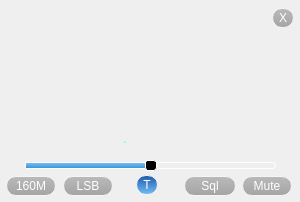
<?xml version="1.0" encoding="UTF-8"?>
<ui version="4.0">
 <class>S_MeterClass</class>
 <widget class="QWidget" name="S_MeterClass">
  <property name="geometry">
   <rect>
    <x>0</x>
    <y>0</y>
    <width>300</width>
    <height>202</height>
   </rect>
  </property>
  <property name="minimumSize">
   <size>
    <width>300</width>
    <height>0</height>
   </size>
  </property>
  <property name="maximumSize">
   <size>
    <width>300</width>
    <height>400</height>
   </size>
  </property>
  <property name="windowTitle">
   <string>S_Meter</string>
  </property>
  <widget class="QLabel" name="label">
   <property name="geometry">
    <rect>
     <x>0</x>
     <y>-4</y>
     <width>300</width>
     <height>211</height>
    </rect>
   </property>
   <property name="text">
    <string/>
   </property>
   <property name="pixmap">
    <pixmap resource="../images.qrc">:/images/S-Meter.png</pixmap>
   </property>
  </widget>
  <widget class="QPushButton" name="pbSql">
   <property name="geometry">
    <rect>
     <x>184</x>
     <y>176</y>
     <width>52</width>
     <height>20</height>
    </rect>
   </property>
   <property name="minimumSize">
    <size>
     <width>0</width>
     <height>0</height>
    </size>
   </property>
   <property name="maximumSize">
    <size>
     <width>55</width>
     <height>20</height>
    </size>
   </property>
   <property name="styleSheet">
    <string notr="true"> QPushButton {
     border: 1px solid #5c5c5c;
	border-color: rgb(245, 245, 245);
     border-radius: 10px;
     background-color: qlineargradient(x1: 0, y1: 0, x2: 0, y2: 1,  stop: 0  rgba(104, 104, 104, 100) , stop: 1  rgba(49, 49, 49, 100) );	
	color: rgb(255, 255, 255);
 }

 QPushButton:hover {
    background-color: qlineargradient(x1: 0, y1: 0, x2: 0, y2: 1,  stop: 0 #75BDF2, stop: 1 #3796DA);
 }

 QPushButton:pressed {
    background-color: qlineargradient(x1: 0, y1: 0, x2: 0, y2: 1,  stop: 0 #1D5AAD, stop: 1 #75BDF2);
 }

QPushButton::checked {
  background-color: qlineargradient(x1: 0, y1: 0, x2: 0, y2: 1,  stop: 0 #1D5AAD, stop: 1 #75BDF2);
}</string>
   </property>
   <property name="text">
    <string>Sql</string>
   </property>
   <property name="checkable">
    <bool>true</bool>
   </property>
  </widget>
  <widget class="QPushButton" name="pbMute">
   <property name="geometry">
    <rect>
     <x>242</x>
     <y>176</y>
     <width>50</width>
     <height>20</height>
    </rect>
   </property>
   <property name="minimumSize">
    <size>
     <width>0</width>
     <height>0</height>
    </size>
   </property>
   <property name="maximumSize">
    <size>
     <width>50</width>
     <height>20</height>
    </size>
   </property>
   <property name="styleSheet">
    <string notr="true"> QPushButton {
     border: 1px solid #5c5c5c;
	border-color: rgb(245, 245, 245);
     border-radius: 10px;
     background-color: qlineargradient(x1: 0, y1: 0, x2: 0, y2: 1,  stop: 0  rgba(104, 104, 104, 100) , stop: 1  rgba(49, 49, 49, 100) );	
	color: rgb(255, 255, 255);
 }

 QPushButton:hover {
    background-color: qlineargradient(x1: 0, y1: 0, x2: 0, y2: 1,  stop: 0 #75BDF2, stop: 1 #3796DA);
 }

 QPushButton:pressed {
    background-color: qlineargradient(x1: 0, y1: 0, x2: 0, y2: 1,  stop: 0 #1D5AAD, stop: 1 #75BDF2);
 }

QPushButton::checked {
  background-color: qlineargradient(x1: 0, y1: 0, x2: 0, y2: 1,  stop: 0 #1D5AAD, stop: 1 #75BDF2);
}</string>
   </property>
   <property name="text">
    <string>Mute</string>
   </property>
   <property name="checkable">
    <bool>true</bool>
   </property>
  </widget>
  <widget class="QPushButton" name="pbMode">
   <property name="geometry">
    <rect>
     <x>63</x>
     <y>176</y>
     <width>50</width>
     <height>20</height>
    </rect>
   </property>
   <property name="minimumSize">
    <size>
     <width>0</width>
     <height>20</height>
    </size>
   </property>
   <property name="maximumSize">
    <size>
     <width>50</width>
     <height>20</height>
    </size>
   </property>
   <property name="styleSheet">
    <string notr="true"> QPushButton {
     border: 1px solid #5c5c5c;
	border-color: rgb(245, 245, 245);
     border-radius: 10px;
    background-color: qlineargradient(x1: 0, y1: 0, x2: 0, y2: 1,  stop: 0  rgba(104, 104, 104, 100) , stop: 1  rgba(49, 49, 49, 100) );	
	color: rgb(255, 255, 255);
 }

 QPushButton:hover {
    background-color: qlineargradient(x1: 0, y1: 0, x2: 0, y2: 1,  stop: 0 #75BDF2, stop: 1 #3796DA);
 }

 QPushButton:pressed {
    background-color: qlineargradient(x1: 0, y1: 0, x2: 0, y2: 1,  stop: 0 #1D5AAD, stop: 1 #75BDF2);
 }

QPushButton::checked {
  background-color: qlineargradient(x1: 0, y1: 0, x2: 0, y2: 1,  stop: 0 #1D5AAD, stop: 1 #75BDF2);
}</string>
   </property>
   <property name="text">
    <string>LSB</string>
   </property>
  </widget>
  <widget class="QPushButton" name="pbBand">
   <property name="geometry">
    <rect>
     <x>6</x>
     <y>176</y>
     <width>50</width>
     <height>20</height>
    </rect>
   </property>
   <property name="minimumSize">
    <size>
     <width>0</width>
     <height>20</height>
    </size>
   </property>
   <property name="maximumSize">
    <size>
     <width>50</width>
     <height>20</height>
    </size>
   </property>
   <property name="styleSheet">
    <string notr="true"> QPushButton {
     border: 1px solid #5c5c5c;
	border-color: rgb(245, 245, 245);
     border-radius: 10px;
      background-color: qlineargradient(x1: 0, y1: 0, x2: 0, y2: 1,  stop: 0  rgba(104, 104, 104, 100) , stop: 1  rgba(49, 49, 49, 100) );

	
	color: rgb(255, 255, 255);
 }

 QPushButton:hover {
    background-color: qlineargradient(x1: 0, y1: 0, x2: 0, y2: 1,  stop: 0 #75BDF2, stop: 1 #3796DA);
 }

 QPushButton:pressed {
    background-color: qlineargradient(x1: 0, y1: 0, x2: 0, y2: 1,  stop: 0 #1D5AAD, stop: 1 #75BDF2);
 }

QPushButton::checked {
  background-color: qlineargradient(x1: 0, y1: 0, x2: 0, y2: 1,  stop: 0 #1D5AAD, stop: 1 #75BDF2);
}

 QMenu {
     
	background-color: rgba(26, 26, 26, 50);
     margin: 2px;
 }</string>
   </property>
   <property name="text">
    <string>160M</string>
   </property>
  </widget>
  <widget class="QPushButton" name="pbClose">
   <property name="geometry">
    <rect>
     <x>272</x>
     <y>8</y>
     <width>22</width>
     <height>20</height>
    </rect>
   </property>
   <property name="minimumSize">
    <size>
     <width>0</width>
     <height>0</height>
    </size>
   </property>
   <property name="maximumSize">
    <size>
     <width>50</width>
     <height>20</height>
    </size>
   </property>
   <property name="styleSheet">
    <string notr="true"> QPushButton {
     border: 1px solid #5c5c5c;
	border-color: rgb(245, 245, 245);
     border-radius: 10px;
     background-color: qlineargradient(x1: 0, y1: 0, x2: 0, y2: 1,  stop: 0  rgba(104, 104, 104, 100) , stop: 1  rgba(49, 49, 49, 100) );	
	color: rgb(255, 255, 255);
 }

 QPushButton:hover {
    background-color: qlineargradient(x1: 0, y1: 0, x2: 0, y2: 1,  stop: 0 #75BDF2, stop: 1 #3796DA);
 }

 QPushButton:pressed {
    background-color: qlineargradient(x1: 0, y1: 0, x2: 0, y2: 1,  stop: 0 #1D5AAD, stop: 1 #75BDF2);
 }

QPushButton::checked {
  background-color: qlineargradient(x1: 0, y1: 0, x2: 0, y2: 1,  stop: 0 #1D5AAD, stop: 1 #75BDF2);
}</string>
   </property>
   <property name="text">
    <string>X</string>
   </property>
  </widget>
  <widget class="QWidget" name="wdgDraw" native="true">
   <property name="geometry">
    <rect>
     <x>0</x>
     <y>-1</y>
     <width>300</width>
     <height>120</height>
    </rect>
   </property>
   <property name="minimumSize">
    <size>
     <width>300</width>
     <height>120</height>
    </size>
   </property>
   <property name="maximumSize">
    <size>
     <width>300</width>
     <height>120</height>
    </size>
   </property>
  </widget>
  <widget class="QPushButton" name="pushButton_5">
   <property name="geometry">
    <rect>
     <x>115</x>
     <y>123</y>
     <width>20</width>
     <height>31</height>
    </rect>
   </property>
   <property name="styleSheet">
    <string notr="true"> QPushButton {
	background-color: rgba(255, 255, 255, 0);
     min-width: 10px;
 border: 0px solid #5c5c5c;
     min-height: 10px;
	border-color: transparent;
	
	color: rgb(42, 255, 241);
	font: 26pt &quot;MS Shell Dlg 2&quot;;
 }

 QPushButton:hover {
   
	background-color: rgba(255, 255, 255, 0);
    border: 0px solid #5c5c5c;
	border-color: transparent;
     border-radius: 5px;
	background-color: rgba(255, 255, 255, 0);
 }

 QPushButton:pressed {
    
	background-color: rgba(255, 255, 255, 0);
 }

QPushButton::checked {
 
	border-color: rgba(255, 255, 255, 0);
}</string>
   </property>
   <property name="text">
    <string>.</string>
   </property>
  </widget>
  <widget class="QWidget" name="wdg8" native="true">
   <property name="geometry">
    <rect>
     <x>56</x>
     <y>122</y>
     <width>21</width>
     <height>32</height>
    </rect>
   </property>
   <property name="minimumSize">
    <size>
     <width>21</width>
     <height>32</height>
    </size>
   </property>
   <property name="maximumSize">
    <size>
     <width>21</width>
     <height>32</height>
    </size>
   </property>
   <property name="styleSheet">
    <string notr="true"> QPushButton {
	background-color: rgba(255, 255, 255, 0);
     min-width: 10px;
 border: 0px solid #5c5c5c;
	border-color: transparent;
	
	color: rgb(42, 255, 241);
	font: 26pt &quot;MS Shell Dlg 2&quot;;
 }

 QPushButton:hover {
   
	background-color: rgba(255, 255, 255, 0);
     border: 1px solid #5c5c5c;
	border-color: rgb(42, 255, 241);
     border-radius: 5px;
	background-color: rgba(255, 255, 255, 0);
 }

 QPushButton:pressed {
    
	background-color: rgba(255, 255, 255, 0);
 }

QPushButton::checked {
 
	border-color: rgba(255, 255, 255, 0);
}</string>
   </property>
  </widget>
  <widget class="QWidget" name="wdg7" native="true">
   <property name="geometry">
    <rect>
     <x>78</x>
     <y>122</y>
     <width>21</width>
     <height>32</height>
    </rect>
   </property>
   <property name="minimumSize">
    <size>
     <width>21</width>
     <height>32</height>
    </size>
   </property>
   <property name="maximumSize">
    <size>
     <width>21</width>
     <height>32</height>
    </size>
   </property>
   <property name="styleSheet">
    <string notr="true"> QPushButton {
	background-color: rgba(255, 255, 255, 0);
     min-width: 10px;
 border: 0px solid #5c5c5c;
	border-color: transparent;
	
	color: rgb(42, 255, 241);
	font: 26pt &quot;MS Shell Dlg 2&quot;;
 }

 QPushButton:hover {
   
	background-color: rgba(255, 255, 255, 0);
     border: 1px solid #5c5c5c;
	border-color: rgb(42, 255, 241);
     border-radius: 5px;
	background-color: rgba(255, 255, 255, 0);
 }

 QPushButton:pressed {
    
	background-color: rgba(255, 255, 255, 0);
 }

QPushButton::checked {
 
	border-color: rgba(255, 255, 255, 0);
}</string>
   </property>
  </widget>
  <widget class="QWidget" name="wdg6" native="true">
   <property name="geometry">
    <rect>
     <x>100</x>
     <y>122</y>
     <width>21</width>
     <height>32</height>
    </rect>
   </property>
   <property name="minimumSize">
    <size>
     <width>21</width>
     <height>32</height>
    </size>
   </property>
   <property name="maximumSize">
    <size>
     <width>21</width>
     <height>32</height>
    </size>
   </property>
   <property name="styleSheet">
    <string notr="true"> QPushButton {
	background-color: rgba(255, 255, 255, 0);
     min-width: 10px;
 border: 0px solid #5c5c5c;
	border-color: transparent;
	
	color: rgb(42, 255, 241);
	font: 26pt &quot;MS Shell Dlg 2&quot;;
 }

 QPushButton:hover {
   
	background-color: rgba(255, 255, 255, 0);
     border: 1px solid #5c5c5c;
	border-color: rgb(42, 255, 241);
     border-radius: 5px;
	background-color: rgba(255, 255, 255, 0);
 }

 QPushButton:pressed {
    
	background-color: rgba(255, 255, 255, 0);
 }

QPushButton::checked {
 
	border-color: rgba(255, 255, 255, 0);
}</string>
   </property>
  </widget>
  <widget class="QWidget" name="wdg5" native="true">
   <property name="geometry">
    <rect>
     <x>129</x>
     <y>121</y>
     <width>21</width>
     <height>32</height>
    </rect>
   </property>
   <property name="minimumSize">
    <size>
     <width>21</width>
     <height>32</height>
    </size>
   </property>
   <property name="maximumSize">
    <size>
     <width>21</width>
     <height>32</height>
    </size>
   </property>
   <property name="styleSheet">
    <string notr="true"> QPushButton {
	background-color: rgba(255, 255, 255, 0);
     min-width: 10px;
 border: 0px solid #5c5c5c;
	border-color: transparent;
	
	color: rgb(42, 255, 241);
	font: 26pt &quot;MS Shell Dlg 2&quot;;
 }

 QPushButton:hover {
   
	background-color: rgba(255, 255, 255, 0);
     border: 1px solid #5c5c5c;
	border-color: rgb(42, 255, 241);
     border-radius: 5px;
	background-color: rgba(255, 255, 255, 0);
 }

 QPushButton:pressed {
    
	background-color: rgba(255, 255, 255, 0);
 }

QPushButton::checked {
 
	border-color: rgba(255, 255, 255, 0);
}</string>
   </property>
  </widget>
  <widget class="QWidget" name="wdg4" native="true">
   <property name="geometry">
    <rect>
     <x>151</x>
     <y>121</y>
     <width>21</width>
     <height>32</height>
    </rect>
   </property>
   <property name="minimumSize">
    <size>
     <width>21</width>
     <height>32</height>
    </size>
   </property>
   <property name="maximumSize">
    <size>
     <width>21</width>
     <height>32</height>
    </size>
   </property>
   <property name="styleSheet">
    <string notr="true"> QPushButton {
	background-color: rgba(255, 255, 255, 0);
     min-width: 10px;
 border: 0px solid #5c5c5c;
	border-color: transparent;
	
	color: rgb(42, 255, 241);
	font: 26pt &quot;MS Shell Dlg 2&quot;;
 }

 QPushButton:hover {
   
	background-color: rgba(255, 255, 255, 0);
     border: 1px solid #5c5c5c;
	border-color: rgb(42, 255, 241);
     border-radius: 5px;
	background-color: rgba(255, 255, 255, 0);
 }

 QPushButton:pressed {
    
	background-color: rgba(255, 255, 255, 0);
 }

QPushButton::checked {
 
	border-color: rgba(255, 255, 255, 0);
}</string>
   </property>
  </widget>
  <widget class="QWidget" name="wdg3" native="true">
   <property name="geometry">
    <rect>
     <x>173</x>
     <y>121</y>
     <width>21</width>
     <height>32</height>
    </rect>
   </property>
   <property name="minimumSize">
    <size>
     <width>21</width>
     <height>32</height>
    </size>
   </property>
   <property name="maximumSize">
    <size>
     <width>21</width>
     <height>32</height>
    </size>
   </property>
   <property name="styleSheet">
    <string notr="true"> QPushButton {
	background-color: rgba(255, 255, 255, 0);
     min-width: 10px;
 border: 0px solid #5c5c5c;
	border-color: transparent;
	
	color: rgb(42, 255, 241);
	font: 26pt &quot;MS Shell Dlg 2&quot;;
 }

 QPushButton:hover {
   
	background-color: rgba(255, 255, 255, 0);
     border: 1px solid #5c5c5c;
	border-color: rgb(42, 255, 241);
     border-radius: 5px;
	background-color: rgba(255, 255, 255, 0);
 }

 QPushButton:pressed {
    
	background-color: rgba(255, 255, 255, 0);
 }

QPushButton::checked {
 
	border-color: rgba(255, 255, 255, 0);
}</string>
   </property>
  </widget>
  <widget class="QWidget" name="wdg2" native="true">
   <property name="geometry">
    <rect>
     <x>195</x>
     <y>130</y>
     <width>16</width>
     <height>23</height>
    </rect>
   </property>
   <property name="minimumSize">
    <size>
     <width>16</width>
     <height>23</height>
    </size>
   </property>
   <property name="maximumSize">
    <size>
     <width>16</width>
     <height>23</height>
    </size>
   </property>
   <property name="styleSheet">
    <string notr="true"> QPushButton {
	background-color: rgba(255, 255, 255, 0);
     min-width: 10px;
 border: 0px solid #5c5c5c;
	border-color: transparent;
	
	color: rgb(42, 255, 241);
	font: 26pt &quot;MS Shell Dlg 2&quot;;
 }

 QPushButton:hover {
   
	background-color: rgba(255, 255, 255, 0);
     border: 1px solid #5c5c5c;
	border-color: rgb(42, 255, 241);
     border-radius: 5px;
	background-color: rgba(255, 255, 255, 0);
 }

 QPushButton:pressed {
    
	background-color: rgba(255, 255, 255, 0);
 }

QPushButton::checked {
 
	border-color: rgba(255, 255, 255, 0);
}</string>
   </property>
  </widget>
  <widget class="QWidget" name="wdg1" native="true">
   <property name="geometry">
    <rect>
     <x>212</x>
     <y>130</y>
     <width>16</width>
     <height>23</height>
    </rect>
   </property>
   <property name="minimumSize">
    <size>
     <width>16</width>
     <height>23</height>
    </size>
   </property>
   <property name="maximumSize">
    <size>
     <width>16</width>
     <height>23</height>
    </size>
   </property>
   <property name="styleSheet">
    <string notr="true"> QPushButton {
	background-color: rgba(255, 255, 255, 0);
     min-width: 10px;
 border: 0px solid #5c5c5c;
	border-color: transparent;
	
	color: rgb(42, 255, 241);
	font: 26pt &quot;MS Shell Dlg 2&quot;;
 }

 QPushButton:hover {
   
	background-color: rgba(255, 255, 255, 0);
     border: 1px solid #5c5c5c;
	border-color: rgb(42, 255, 241);
     border-radius: 5px;
	background-color: rgba(255, 255, 255, 0);
 }

 QPushButton:pressed {
    
	background-color: rgba(255, 255, 255, 0);
 }

QPushButton::checked {
 
	border-color: rgba(255, 255, 255, 0);
}</string>
   </property>
  </widget>
  <widget class="QWidget" name="wdg0" native="true">
   <property name="geometry">
    <rect>
     <x>229</x>
     <y>130</y>
     <width>16</width>
     <height>23</height>
    </rect>
   </property>
   <property name="minimumSize">
    <size>
     <width>16</width>
     <height>23</height>
    </size>
   </property>
   <property name="maximumSize">
    <size>
     <width>16</width>
     <height>23</height>
    </size>
   </property>
   <property name="styleSheet">
    <string notr="true"> QPushButton {
	background-color: rgba(255, 255, 255, 0);
     min-width: 10px;
 border: 0px solid #5c5c5c;
	border-color: transparent;
	
	color: rgb(42, 255, 241);
	font: 26pt &quot;MS Shell Dlg 2&quot;;
 }

 QPushButton:hover {
   
	background-color: rgba(255, 255, 255, 0);
     border: 1px solid #5c5c5c;
	border-color: rgb(42, 255, 241);
     border-radius: 5px;
	background-color: rgba(255, 255, 255, 0);
 }

 QPushButton:pressed {
    
	background-color: rgba(255, 255, 255, 0);
 }

QPushButton::checked {
 
	border-color: rgba(255, 255, 255, 0);
}</string>
   </property>
  </widget>
  <widget class="QSlider" name="slVolume">
   <property name="geometry">
    <rect>
     <x>25</x>
     <y>155</y>
     <width>251</width>
     <height>20</height>
    </rect>
   </property>
   <property name="styleSheet">
    <string notr="true">QSlider::groove:horizontal {
 border: 1px solid   rgb(255, 255, 255);
 height: 5px;
border-radius: 3px; 
background-color: rgba(255, 255, 255, 0);
 margin: 0px 0;
  }

 QSlider::handle:horizontal {
  border: 1px solid;
	border-color: rgb(255, 255, 255);
   width: 10px;
border-radius: 3px; 
   margin: -3px 0;
    border-radius: 3px;
	background-color: rgb(0, 0, 0);
   }
 QSlider::add-page:horizontal {
 
  background: rgba(18, 18, 18, 0);
 border: 0px solid   rgb(255, 255, 255);
border-color: rgb(255, 255, 255);
margin: 1px 1;
 }

 QSlider::sub-page:horizontal {
/* background:  rgb(59, 59, 59);*/
background: qlineargradient(x1: 0, y1: 0, x2: 0, y2: 1,  stop: 0 #75BDF2, stop: 1 #3796DA);
 border: 0px solid   rgb(255, 255, 255);
border-color: rgb(255, 255, 255);
margin: 1px 1;
 }</string>
   </property>
   <property name="minimum">
    <number>0</number>
   </property>
   <property name="maximum">
    <number>100</number>
   </property>
   <property name="value">
    <number>50</number>
   </property>
   <property name="orientation">
    <enum>Qt::Horizontal</enum>
   </property>
  </widget>
  <widget class="QPushButton" name="pbTranceparent">
   <property name="enabled">
    <bool>true</bool>
   </property>
   <property name="geometry">
    <rect>
     <x>136</x>
     <y>175</y>
     <width>22</width>
     <height>20</height>
    </rect>
   </property>
   <property name="minimumSize">
    <size>
     <width>0</width>
     <height>0</height>
    </size>
   </property>
   <property name="maximumSize">
    <size>
     <width>50</width>
     <height>20</height>
    </size>
   </property>
   <property name="styleSheet">
    <string notr="true"> QPushButton {
     border: 1px solid #5c5c5c;
	border-color: rgb(245, 245, 245);
     border-radius: 10px;
     background-color: qlineargradient(x1: 0, y1: 0, x2: 0, y2: 1,  stop: 0  rgba(104, 104, 104, 100) , stop: 1  rgba(49, 49, 49, 100) );	
	color: rgb(255, 255, 255);
 }

 QPushButton:hover {
    background-color: qlineargradient(x1: 0, y1: 0, x2: 0, y2: 1,  stop: 0 #75BDF2, stop: 1 #3796DA);
 }

 QPushButton:pressed {
    background-color: qlineargradient(x1: 0, y1: 0, x2: 0, y2: 1,  stop: 0 #1D5AAD, stop: 1 #75BDF2);
 }

QPushButton::checked {
  background-color: qlineargradient(x1: 0, y1: 0, x2: 0, y2: 1,  stop: 0 #1D5AAD, stop: 1 #75BDF2);
}</string>
   </property>
   <property name="text">
    <string>T</string>
   </property>
   <property name="checkable">
    <bool>true</bool>
   </property>
   <property name="checked">
    <bool>true</bool>
   </property>
  </widget>
  <zorder>label</zorder>
  <zorder>pbSql</zorder>
  <zorder>pbMute</zorder>
  <zorder>pbMode</zorder>
  <zorder>pbBand</zorder>
  <zorder>wdgDraw</zorder>
  <zorder>pushButton_5</zorder>
  <zorder>wdg8</zorder>
  <zorder>wdg7</zorder>
  <zorder>wdg6</zorder>
  <zorder>wdg5</zorder>
  <zorder>wdg4</zorder>
  <zorder>wdg3</zorder>
  <zorder>wdg2</zorder>
  <zorder>wdg1</zorder>
  <zorder>wdg0</zorder>
  <zorder>pbClose</zorder>
  <zorder>slVolume</zorder>
  <zorder>pbTranceparent</zorder>
 </widget>
 <layoutdefault spacing="6" margin="11"/>
 <resources>
  <include location="../images.qrc"/>
  <include location="../images.qrc"/>
  <include location="../images.qrc"/>
  <include location="../images.qrc"/>
  <include location="../images.qrc"/>
  <include location="../images.qrc"/>
 </resources>
 <connections>
  <connection>
   <sender>pbClose</sender>
   <signal>clicked()</signal>
   <receiver>S_MeterClass</receiver>
   <slot>close()</slot>
   <hints>
    <hint type="sourcelabel">
     <x>282</x>
     <y>17</y>
    </hint>
    <hint type="destinationlabel">
     <x>149</x>
     <y>100</y>
    </hint>
   </hints>
  </connection>
 </connections>
</ui>
